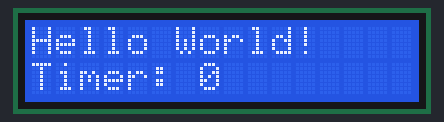
Recording of a sketch running on a simulated Arduino Uno, built with avr-gcc and run on an emulated ATmega328P. On the bench: 16×2 character LCD.

Above: at 0.1 s.
At 3.1 s:
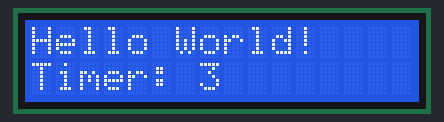
At 7.1 s:
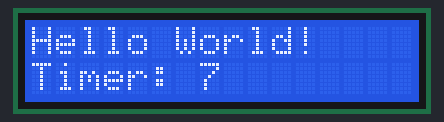
At 12.1 s:
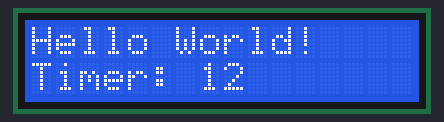
At 19.1 s:
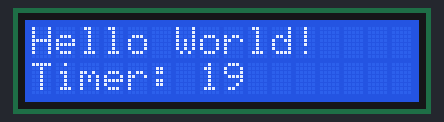
At 38.1 s:
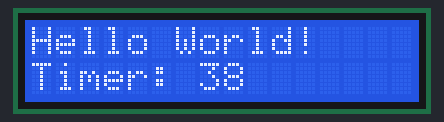

The sketch:

Code-1.ino
```cpp
#include <Adafruit_LiquidCrystal.h>
Adafruit_LiquidCrystal lcd(0);
void setup() {
  lcd.begin(16, 2);
  lcd.setCursor(0, 0);
  lcd.print("Hello World!");
}
void loop() {
  lcd.setCursor(0, 1);
  lcd.print("Timer: ");
  lcd.print(millis() / 1000);
    delay(100);
}
```

Measured:
- what the display in image 1 shows lasts 1.1 s, from 3.0 s to 4.1 s
